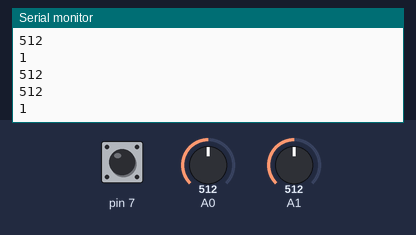
This sketch was run on a simulated Arduino Uno, built with avr-gcc and run on an emulated ATmega328P. Parts: the last lines printed to the serial monitor. The test bench sets the inputs (shaded band); at power-on: A0 = 512, A1 = 512, pin 7 HIGH.

Above: at 1.3 s.
1.4 s: A0 set to 716
At 1.81 s:
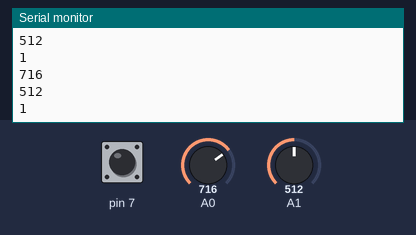
2.9 s: A1 set to 306
At 3.32 s:
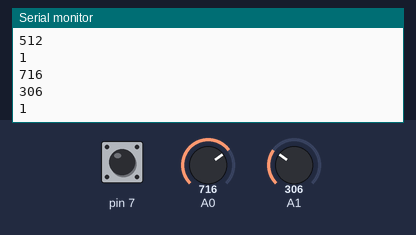
4.4 s: pin 7 pulled LOW for 0.6 s
At 4.82 s:
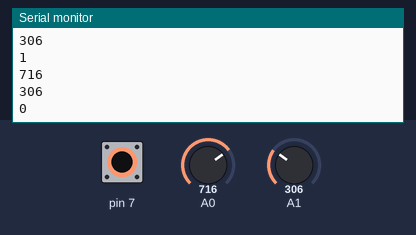
6.5 s: A0 set to 900
At 6.82 s:
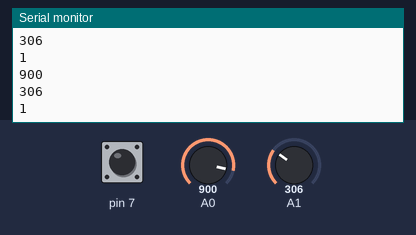
8.0 s: A1 set to 122
At 8.32 s:
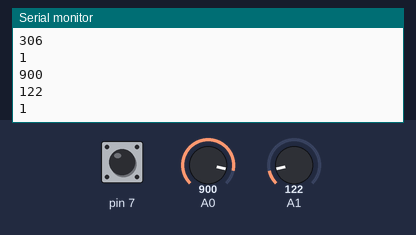
Timing chart, 0 to 10.5 s (numbered marks = the images above; inputs shaded):
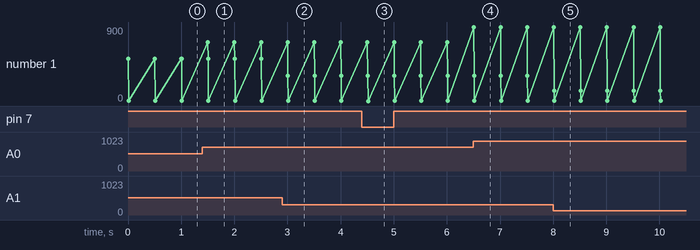

The sketch:

Joystick_Serial.ino
```cpp
int x = 14;
int y = 15;
int z = 7;
void setup() {
  pinMode(14, INPUT);
  pinMode(15, INPUT);
  pinMode(7, INPUT_PULLUP);
  Serial.begin(9600);
}

void loop() {
  x = analogRead(14);
  y = analogRead(15);
  z = digitalRead(7);
  Serial.println(x);
  Serial.println(y);
  Serial.println(z);
  delay(500);
}
```

Measured:
- after the input at 1.4 s, the serial monitor: prints a new line after 0.10 s (image 1)
- after the input at 2.9 s, the serial monitor: prints a new line after 0.11 s (image 2)
- after the input at 4.4 s, the serial monitor: prints a new line after 0.12 s (image 3)
- after the input at 6.5 s, the serial monitor: prints a new line at once (image 4)
- after the input at 8.0 s, the serial monitor: prints a new line at once (image 5)
